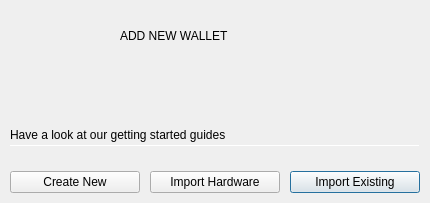
<?xml version="1.0" encoding="UTF-8"?>
<ui version="4.0">
 <class>NewWalletDialog</class>
 <widget class="QDialog" name="NewWalletDialog">
  <property name="geometry">
   <rect>
    <x>0</x>
    <y>0</y>
    <width>430</width>
    <height>203</height>
   </rect>
  </property>
  <property name="minimumSize">
   <size>
    <width>430</width>
    <height>0</height>
   </size>
  </property>
  <property name="maximumSize">
   <size>
    <width>430</width>
    <height>16777215</height>
   </size>
  </property>
  <property name="windowTitle">
   <string>Create New Wallet</string>
  </property>
  <layout class="QVBoxLayout" name="verticalLayout">
   <property name="spacing">
    <number>5</number>
   </property>
   <property name="leftMargin">
    <number>0</number>
   </property>
   <property name="topMargin">
    <number>0</number>
   </property>
   <property name="rightMargin">
    <number>0</number>
   </property>
   <property name="bottomMargin">
    <number>0</number>
   </property>
   <item>
    <widget class="QWidget" name="horizontalWidget" native="true">
     <property name="minimumSize">
      <size>
       <width>0</width>
       <height>110</height>
      </size>
     </property>
     <widget class="QLabel" name="label_2">
      <property name="geometry">
       <rect>
        <x>1</x>
        <y>1</y>
        <width>120</width>
        <height>120</height>
       </rect>
      </property>
      <property name="text">
       <string/>
      </property>
      <property name="pixmap">
       <pixmap resource="armory.qrc">:/resources/wallet_no.png</pixmap>
      </property>
      <property name="scaledContents">
       <bool>false</bool>
      </property>
      <property name="alignment">
       <set>Qt::AlignCenter</set>
      </property>
     </widget>
     <widget class="QLabel" name="labelPurpose">
      <property name="geometry">
       <rect>
        <x>0</x>
        <y>0</y>
        <width>430</width>
        <height>71</height>
       </rect>
      </property>
      <property name="minimumSize">
       <size>
        <width>430</width>
        <height>0</height>
       </size>
      </property>
      <property name="maximumSize">
       <size>
        <width>430</width>
        <height>16777215</height>
       </size>
      </property>
      <property name="text">
       <string>ADD NEW WALLET</string>
      </property>
      <property name="wordWrap">
       <bool>true</bool>
      </property>
      <property name="indent">
       <number>120</number>
      </property>
      <property name="h1" stdset="0">
       <bool>true</bool>
      </property>
      <property name="titlePane" stdset="0">
       <bool>true</bool>
      </property>
     </widget>
     <zorder>labelPurpose</zorder>
     <zorder>label_2</zorder>
    </widget>
   </item>
   <item>
    <spacer name="verticalSpacer">
     <property name="orientation">
      <enum>Qt::Vertical</enum>
     </property>
     <property name="sizeHint" stdset="0">
      <size>
       <width>20</width>
       <height>40</height>
      </size>
     </property>
    </spacer>
   </item>
   <item>
    <widget class="QWidget" name="verticalWidget" native="true">
     <property name="minimumSize">
      <size>
       <width>0</width>
       <height>0</height>
      </size>
     </property>
     <layout class="QVBoxLayout" name="verticalLayout_2">
      <property name="spacing">
       <number>3</number>
      </property>
      <property name="leftMargin">
       <number>10</number>
      </property>
      <property name="topMargin">
       <number>0</number>
      </property>
      <property name="rightMargin">
       <number>10</number>
      </property>
      <property name="bottomMargin">
       <number>10</number>
      </property>
      <item alignment="Qt::AlignTop">
       <widget class="QLabel" name="labelMessage">
        <property name="sizePolicy">
         <sizepolicy hsizetype="Preferred" vsizetype="Preferred">
          <horstretch>0</horstretch>
          <verstretch>0</verstretch>
         </sizepolicy>
        </property>
        <property name="contextMenuPolicy">
         <enum>Qt::NoContextMenu</enum>
        </property>
        <property name="text">
         <string>Have a look at our getting started guides</string>
        </property>
        <property name="textFormat">
         <enum>Qt::RichText</enum>
        </property>
        <property name="wordWrap">
         <bool>true</bool>
        </property>
        <property name="openExternalLinks">
         <bool>false</bool>
        </property>
        <property name="textInteractionFlags">
         <set>Qt::LinksAccessibleByMouse</set>
        </property>
        <property name="headerRow" stdset="0">
         <bool>false</bool>
        </property>
        <property name="whiteLabel" stdset="0">
         <bool>false</bool>
        </property>
        <property name="wellGroupBoxWithButtonBar" stdset="0">
         <bool>true</bool>
        </property>
       </widget>
      </item>
      <item>
       <widget class="Line" name="line">
        <property name="minimumSize">
         <size>
          <width>0</width>
          <height>1</height>
         </size>
        </property>
        <property name="maximumSize">
         <size>
          <width>16777215</width>
          <height>1</height>
         </size>
        </property>
        <property name="orientation">
         <enum>Qt::Horizontal</enum>
        </property>
       </widget>
      </item>
     </layout>
    </widget>
   </item>
   <item>
    <widget class="QWidget" name="widget" native="true">
     <property name="buttonBar" stdset="0">
      <bool>true</bool>
     </property>
     <layout class="QHBoxLayout" name="horizontalLayout">
      <property name="spacing">
       <number>10</number>
      </property>
      <property name="leftMargin">
       <number>10</number>
      </property>
      <property name="topMargin">
       <number>10</number>
      </property>
      <property name="rightMargin">
       <number>10</number>
      </property>
      <property name="bottomMargin">
       <number>10</number>
      </property>
      <item>
       <widget class="QPushButton" name="pushButtonCreate">
        <property name="minimumSize">
         <size>
          <width>130</width>
          <height>0</height>
         </size>
        </property>
        <property name="text">
         <string>Create New</string>
        </property>
        <property name="autoDefault">
         <bool>false</bool>
        </property>
       </widget>
      </item>
      <item>
       <widget class="QPushButton" name="pushButtonHw">
        <property name="minimumSize">
         <size>
          <width>130</width>
          <height>0</height>
         </size>
        </property>
        <property name="text">
         <string>Import Hardware</string>
        </property>
        <property name="autoDefault">
         <bool>false</bool>
        </property>
       </widget>
      </item>
      <item>
       <widget class="QPushButton" name="pushButtonImport">
        <property name="minimumSize">
         <size>
          <width>130</width>
          <height>0</height>
         </size>
        </property>
        <property name="text">
         <string>Import Existing</string>
        </property>
       </widget>
      </item>
     </layout>
    </widget>
   </item>
  </layout>
 </widget>
 <resources>
  <include location="armory.qrc"/>
  <include location="armory.qrc"/>
 </resources>
 <connections/>
</ui>
